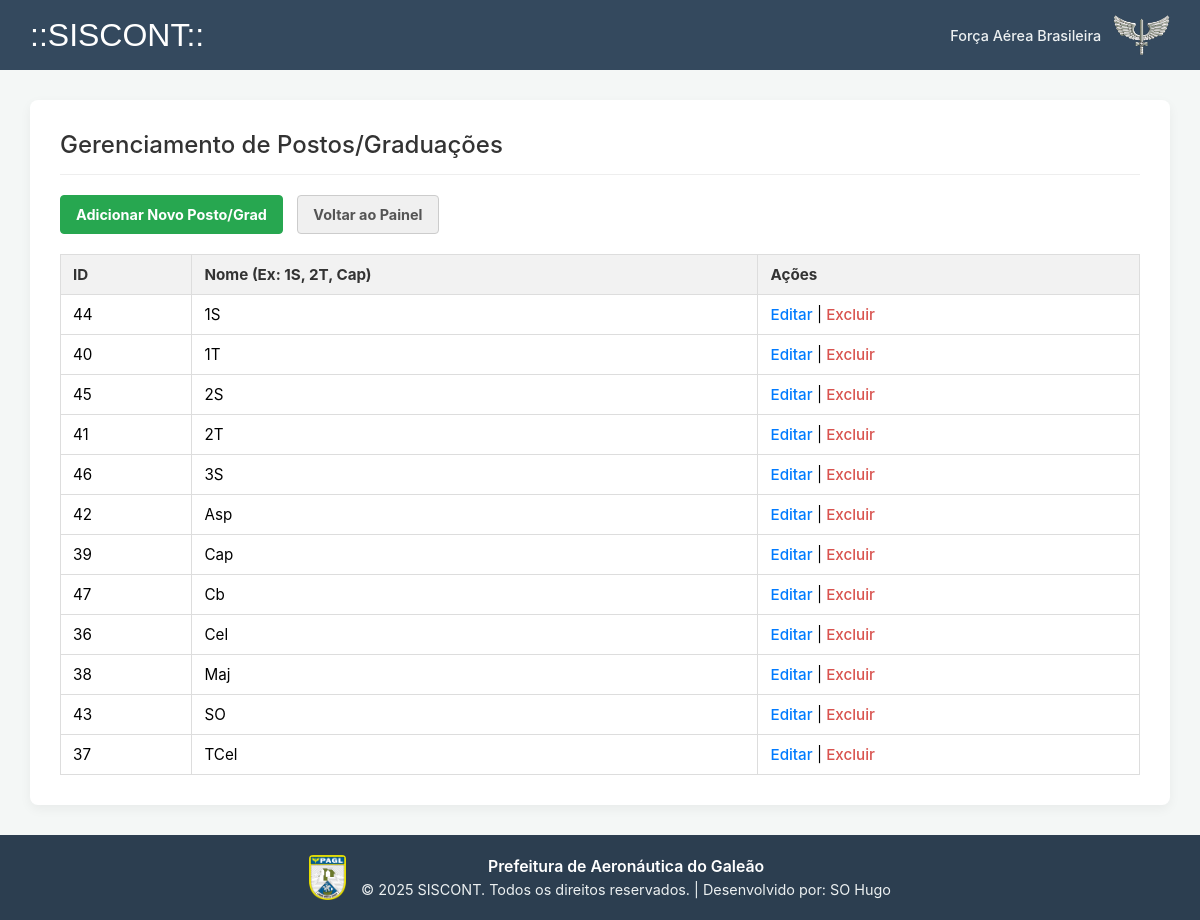
The page /crud_posto_grad/posto_grad_index.php (signed in) on the database its author committed.
### tables this page shows
CREATE TABLE `posto_grad` (
  `idpg` int NOT NULL,
  `nomepg` varchar(4) DEFAULT NULL
);

### crud_posto_grad/posto_grad_index.php (the view, shortened to what this page needs)
<?php
include "../conexao.php";
try {
    $sql = "SELECT * FROM posto_grad ORDER BY nomepg";
    $stmt = $mysqli->query($sql);
    $postos = $stmt->fetch_all(MYSQLI_ASSOC);
} catch (mysqli_sql_exception $e) {
    die("Erro ao consultar Postos/Graduações: " . $e->getMessage());
}
?>
<!DOCTYPE html>
<html lang="pt-br">
<head>
    <link rel="stylesheet" href="../estilo.css">
</head>
<body>
    <div id="topo">
        <h1>::SISCONT::</h1>
        <div class="header-fab-info">
            <span>Força Aérea Brasileira</span>
            <img src="../img/gladio_80px.webp" alt="Gládio Alado FAB">
        </div>
    </div>
    <div id="conteudo-interno">
        <div class="main-content-card">
            <h2>Gerenciamento de Postos/Graduações</h2>
            <p style="margin-bottom: 20px;">
                <a href="posto_grad_form.php" class="btn-primary-crud">Adicionar Novo Posto/Grad</a>
                <a href="../dashboard.php" class="btn-secondary-crud">Voltar ao Painel</a>
            </p>
            <table>
                <thead>
                    <tr>
                        <th>ID</th>
                        <th>Nome (Ex: 1S, 2T, Cap)</th>
                        <th>Ações</th>
                    </tr>
                </thead>
                <tbody>
                    <?php foreach ($postos as $posto): ?>
                    <tr>
                        <td><?= $posto['idpg'] ?></td>
                        <td><?= htmlspecialchars($posto['nomepg']) ?></td>
                        <td>
                            <a href="posto_grad_form.php?id=<?= $posto['idpg'] ?>">Editar</a>
                            |
                            <a href="posto_grad_acao.php?acao=excluir&id=<?= $posto['idpg'] ?>"
                               class="action-delete-link"
                               onclick="return confirm('Tem certeza? Militares podem estar usando este posto.');">
                               Excluir
                            </a>
                        </td>
                    </tr>
                    <?php endforeach; ?>
                </tbody>
            </table>
        </div> </div> <div id="rodape">
        <img src="../img/Dom_Pagl.png" alt="Emblema PAGL" class="footer-logo">
        <div class="footer-text">
            <strong>Prefeitura de Aeronáutica do Galeão</strong>
            &copy; <?= date('Y'); ?> SISCONT. Todos os direitos reservados. | Desenvolvido por: SO Hugo
        </div>
    </div>
</body>
</html>

### estilo.css (style rules this page uses)
html, body { margin: 0; padding: 0; width: 100%; height: 100%; background-color: #f4f7f6; font-family: -apple-system, BlinkMacSystemFont, "Segoe UI", Roboto, "Helvetica Neue", Arial, sans-serif; }
h1 { margin: 0; font-size: 2em; font-family: sans-serif; color: #ffffff; font-weight: 300; }
h2 { font-size: 1.5em; color: #333; font-weight: 500; text-align: center; margin-top: 0; }
#topo { background-color: #34495e; width: 100%; color: #ffffff; padding: 15px 30px; box-sizing: border-box; display: flex; justify-content: space-between; align-items: center; }
.header-fab-info { display: flex; align-items: center; gap: 12px; color: #ecf0f1; font-size: 0.9em; font-weight: 500; }
.header-fab-info img { height: 40px; width: auto; }
#rodape { background-color: #2c3e50; width: 100%; color: #ecf0f1; padding: 20px; box-sizing: border-box; font-size: 0.9em; display: flex; align-items: center; justify-content: center; gap: 15px; flex-wrap: wrap; }
.footer-logo { height: 45px; width: auto; border-radius: 4px; }
.footer-text { text-align: center; line-height: 1.5; }
.footer-text strong { color: #fff; font-weight: 600; display: block; font-size: 1.1em; }
#conteudo-interno { padding: 30px; box-sizing: border-box; min-height: calc(100vh - 160px); }
.main-content-card { width: 100%; max-width: 1200px; background: #ffffff; padding: 30px; border-radius: 8px; box-shadow: 0 4px 12px rgba(0,0,0,0.05); box-sizing: border-box; margin: 0 auto; }
.main-content-card h2 { text-align: left; margin-top: 0; margin-bottom: 20px; padding-bottom: 15px; border-bottom: 1px solid #eee; color: #333; }
.btn-primary-crud, .btn-secondary-crud { display: inline-block; padding: 10px 15px; border-radius: 4px; text-decoration: none; font-weight: bold; font-size: 0.9em; margin-right: 10px; }
.btn-primary-crud { background-color: #27a750; color: white; border: 1px solid #27a750; }
.btn-secondary-crud { background-color: #f0f0f0; color: #555; border: 1px solid #ccc; }
.main-content-card table { width: 100%; margin-top: 20px; border-collapse: collapse; }
.main-content-card th, .main-content-card td { border: 1px solid #ddd; padding: 10px 12px; text-align: left; font-size: 0.95em; }
.main-content-card th { background-color: #f2f2f2; font-weight: bold; color: #333; }
.main-content-card td a { color: #007bff; text-decoration: none; font-weight: 500; }
.action-delete-link { color: #d9534f !important; }

### rows shown on the page
posto_grad: idpg "44", nomepg "1S"
posto_grad: idpg "40", nomepg "1T"
posto_grad: idpg "45", nomepg "2S"
posto_grad: idpg "41", nomepg "2T"
posto_grad: idpg "46", nomepg "3S"
posto_grad: idpg "42", nomepg "Asp"
posto_grad: idpg "39", nomepg "Cap"
posto_grad: idpg "47", nomepg "Cb"
posto_grad: idpg "36", nomepg "Cel"
posto_grad: idpg "38", nomepg "Maj"
posto_grad: idpg "43", nomepg "SO"
posto_grad: idpg "37", nomepg "TCel"
